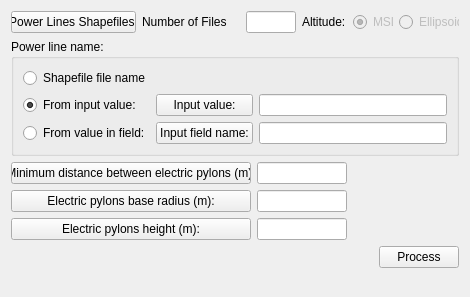
          <widget class="QWidget" name="AddPowerLinesTab">
           <attribute name="title">
            <string>Powerline</string>
           </attribute>
           <layout class="QGridLayout" name="gridLayout_5">
            <item row="0" column="0" colspan="2">
             <layout class="QHBoxLayout" name="horizontalLayout_4">
              <item>
               <widget class="QPushButton" name="selectPLSFsPushButton">
                <property name="minimumSize">
                 <size>
                  <width>50</width>
                  <height>0</height>
                 </size>
                </property>
                <property name="maximumSize">
                 <size>
                  <width>125</width>
                  <height>16777215</height>
                 </size>
                </property>
                <property name="text">
                 <string>Power Lines Shapefiles:</string>
                </property>
               </widget>
              </item>
              <item>
               <widget class="QLabel" name="label_3">
                <property name="minimumSize">
                 <size>
                  <width>80</width>
                  <height>0</height>
                 </size>
                </property>
                <property name="text">
                 <string>Number of Files</string>
                </property>
               </widget>
              </item>
              <item>
               <widget class="QLineEdit" name="numberOfPLSFsLineEdit">
                <property name="minimumSize">
                 <size>
                  <width>50</width>
                  <height>0</height>
                 </size>
                </property>
                <property name="maximumSize">
                 <size>
                  <width>50</width>
                  <height>16777215</height>
                 </size>
                </property>
                <property name="readOnly">
                 <bool>true</bool>
                </property>
               </widget>
              </item>
              <item>
               <widget class="QLabel" name="plsfAltitudeLabel">
                <property name="minimumSize">
                 <size>
                  <width>45</width>
                  <height>0</height>
                 </size>
                </property>
                <property name="maximumSize">
                 <size>
                  <width>45</width>
                  <height>16777215</height>
                 </size>
                </property>
                <property name="text">
                 <string>Altitude:</string>
                </property>
               </widget>
              </item>
              <item>
               <widget class="QRadioButton" name="plsfAltitudeMslRadioButton">
                <property name="enabled">
                 <bool>false</bool>
                </property>
                <property name="minimumSize">
                 <size>
                  <width>40</width>
                  <height>0</height>
                 </size>
                </property>
                <property name="maximumSize">
                 <size>
                  <width>40</width>
                  <height>16777215</height>
                 </size>
                </property>
                <property name="text">
                 <string>MSL</string>
                </property>
                <property name="checked">
                 <bool>true</bool>
                </property>
               </widget>
              </item>
              <item>
               <widget class="QRadioButton" name="plsfAltitudeEllipsoidRadioButton">
                <property name="enabled">
                 <bool>false</bool>
                </property>
                <property name="minimumSize">
                 <size>
                  <width>60</width>
                  <height>0</height>
                 </size>
                </property>
                <property name="maximumSize">
                 <size>
                  <width>60</width>
                  <height>16777215</height>
                 </size>
                </property>
                <property name="text">
                 <string>Ellipsoid</string>
                </property>
               </widget>
              </item>
             </layout>
            </item>
            <item row="1" column="0" colspan="2">
             <widget class="QGroupBox" name="groupBox">
              <property name="title">
               <string>Power line name:</string>
              </property>
              <layout class="QGridLayout" name="gridLayout_4">
               <item row="0" column="0">
                <widget class="QRadioButton" name="plsfNameShpRadioButton">
                 <property name="text">
                  <string>Shapefile file name</string>
                 </property>
                </widget>
               </item>
               <item row="0" column="1">
                <spacer name="horizontalSpacer_3">
                 <property name="orientation">
                  <enum>Qt::Horizontal</enum>
                 </property>
                 <property name="sizeHint" stdset="0">
                  <size>
                   <width>96</width>
                   <height>20</height>
                  </size>
                 </property>
                </spacer>
               </item>
               <item row="0" column="2">
                <spacer name="horizontalSpacer_4">
                 <property name="orientation">
                  <enum>Qt::Horizontal</enum>
                 </property>
                 <property name="sizeHint" stdset="0">
                  <size>
                   <width>188</width>
                   <height>20</height>
                  </size>
                 </property>
                </spacer>
               </item>
               <item row="1" column="0">
                <widget class="QRadioButton" name="plsfNameInputRadioButton">
                 <property name="text">
                  <string>From input value:</string>
                 </property>
                 <property name="checked">
                  <bool>true</bool>
                 </property>
                </widget>
               </item>
               <item row="1" column="1">
                <widget class="QPushButton" name="plsfNameInputPushButton">
                 <property name="maximumSize">
                  <size>
                   <width>130</width>
                   <height>16777215</height>
                  </size>
                 </property>
                 <property name="text">
                  <string>Input value:</string>
                 </property>
                </widget>
               </item>
               <item row="1" column="2">
                <widget class="QLineEdit" name="plsfNameInputLineEdit">
                 <property name="minimumSize">
                  <size>
                   <width>50</width>
                   <height>0</height>
                  </size>
                 </property>
                 <property name="maximumSize">
                  <size>
                   <width>200</width>
                   <height>16777215</height>
                  </size>
                 </property>
                 <property name="readOnly">
                  <bool>true</bool>
                 </property>
                </widget>
               </item>
               <item row="2" column="0">
                <widget class="QRadioButton" name="plsfNameFieldRadioButton">
                 <property name="text">
                  <string>From value in field:</string>
                 </property>
                </widget>
               </item>
               <item row="2" column="1">
                <widget class="QPushButton" name="plsfNameFieldPushButton">
                 <property name="maximumSize">
                  <size>
                   <width>130</width>
                   <height>16777215</height>
                  </size>
                 </property>
                 <property name="text">
                  <string>Input field name:</string>
                 </property>
                </widget>
               </item>
               <item row="2" column="2">
                <widget class="QLineEdit" name="plsfNameFieldLineEdit">
                 <property name="minimumSize">
                  <size>
                   <width>50</width>
                   <height>0</height>
                  </size>
                 </property>
                 <property name="maximumSize">
                  <size>
                   <width>200</width>
                   <height>16777215</height>
                  </size>
                 </property>
                 <property name="readOnly">
                  <bool>true</bool>
                 </property>
                </widget>
               </item>
              </layout>
             </widget>
            </item>
            <item row="2" column="0" colspan="2">
             <layout class="QGridLayout" name="gridLayout_3">
              <item row="0" column="0">
               <widget class="QPushButton" name="plsfElectricPylonsMinimumDistancePushButton">
                <property name="maximumSize">
                 <size>
                  <width>240</width>
                  <height>16777215</height>
                 </size>
                </property>
                <property name="text">
                 <string>Minimum distance between electric pylons (m):</string>
                </property>
               </widget>
              </item>
              <item row="0" column="1">
               <widget class="QLineEdit" name="plsfElectricPylonsMinimumDistanceLineEdit">
                <property name="minimumSize">
                 <size>
                  <width>90</width>
                  <height>0</height>
                 </size>
                </property>
                <property name="maximumSize">
                 <size>
                  <width>50</width>
                  <height>16777215</height>
                 </size>
                </property>
                <property name="readOnly">
                 <bool>true</bool>
                </property>
               </widget>
              </item>
              <item row="0" column="2">
               <spacer name="horizontalSpacer_2">
                <property name="orientation">
                 <enum>Qt::Horizontal</enum>
                </property>
                <property name="sizeHint" stdset="0">
                 <size>
                  <width>48</width>
                  <height>20</height>
                 </size>
                </property>
               </spacer>
              </item>
              <item row="1" column="0">
               <widget class="QPushButton" name="plsfElectricPylonsBaseRadiusPushButton">
                <property name="minimumSize">
                 <size>
                  <width>75</width>
                  <height>0</height>
                 </size>
                </property>
                <property name="maximumSize">
                 <size>
                  <width>240</width>
                  <height>16777215</height>
                 </size>
                </property>
                <property name="text">
                 <string>Electric pylons base radius (m):</string>
                </property>
               </widget>
              </item>
              <item row="1" column="1">
               <widget class="QLineEdit" name="plsfElectricPylonsBaseRadiusLineEdit">
                <property name="minimumSize">
                 <size>
                  <width>90</width>
                  <height>0</height>
                 </size>
                </property>
                <property name="maximumSize">
                 <size>
                  <width>50</width>
                  <height>16777215</height>
                 </size>
                </property>
                <property name="readOnly">
                 <bool>true</bool>
                </property>
               </widget>
              </item>
              <item row="1" column="2">
               <spacer name="horizontalSpacer_5">
                <property name="orientation">
                 <enum>Qt::Horizontal</enum>
                </property>
                <property name="sizeHint" stdset="0">
                 <size>
                  <width>48</width>
                  <height>20</height>
                 </size>
                </property>
               </spacer>
              </item>
              <item row="2" column="0">
               <widget class="QPushButton" name="plsfElectricPylonsHeightPushButton">
                <property name="minimumSize">
                 <size>
                  <width>75</width>
                  <height>0</height>
                 </size>
                </property>
                <property name="maximumSize">
                 <size>
                  <width>240</width>
                  <height>16777215</height>
                 </size>
                </property>
                <property name="text">
                 <string>Electric pylons height (m):</string>
                </property>
               </widget>
              </item>
              <item row="2" column="1">
               <widget class="QLineEdit" name="plsfElectricPylonsHeightLineEdit">
                <property name="minimumSize">
                 <size>
                  <width>90</width>
                  <height>0</height>
                 </size>
                </property>
                <property name="maximumSize">
                 <size>
                  <width>50</width>
                  <height>16777215</height>
                 </size>
                </property>
                <property name="readOnly">
                 <bool>true</bool>
                </property>
               </widget>
              </item>
              <item row="2" column="2">
               <spacer name="horizontalSpacer_6">
                <property name="orientation">
                 <enum>Qt::Horizontal</enum>
                </property>
                <property name="sizeHint" stdset="0">
                 <size>
                  <width>48</width>
                  <height>20</height>
                 </size>
                </property>
               </spacer>
              </item>
             </layout>
            </item>
            <item row="3" column="0">
             <spacer name="horizontalSpacer_7">
              <property name="orientation">
               <enum>Qt::Horizontal</enum>
              </property>
              <property name="sizeHint" stdset="0">
               <size>
                <width>352</width>
                <height>20</height>
               </size>
              </property>
             </spacer>
            </item>
            <item row="3" column="1">
             <widget class="QPushButton" name="plsfProcessPushButton">
              <property name="maximumSize">
               <size>
                <width>100</width>
                <height>16777215</height>
               </size>
              </property>
              <property name="text">
               <string>Process</string>
              </property>
             </widget>
            </item>
            <item row="4" column="0">
             <spacer name="verticalSpacer_2">
              <property name="orientation">
               <enum>Qt::Vertical</enum>
              </property>
              <property name="sizeHint" stdset="0">
               <size>
                <width>20</width>
                <height>18</height>
               </size>
              </property>
             </spacer>
            </item>
           </layout>
          </widget>
